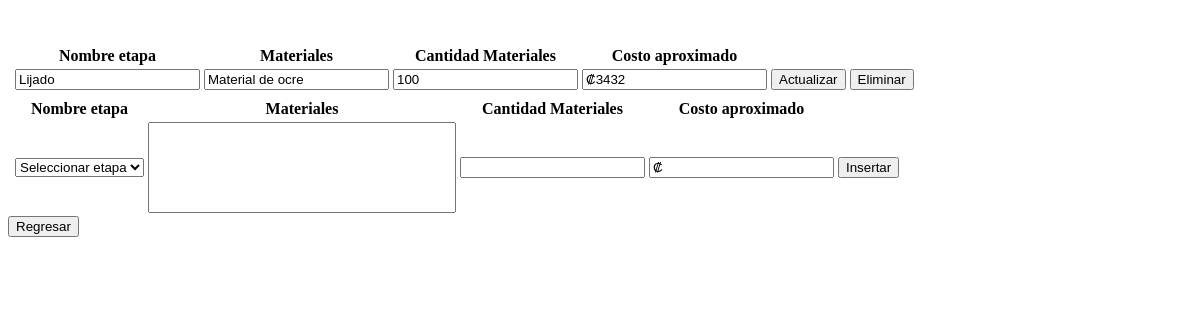
The page /view/ObraEtapaMaterialesView.php on the database as committed earlier.
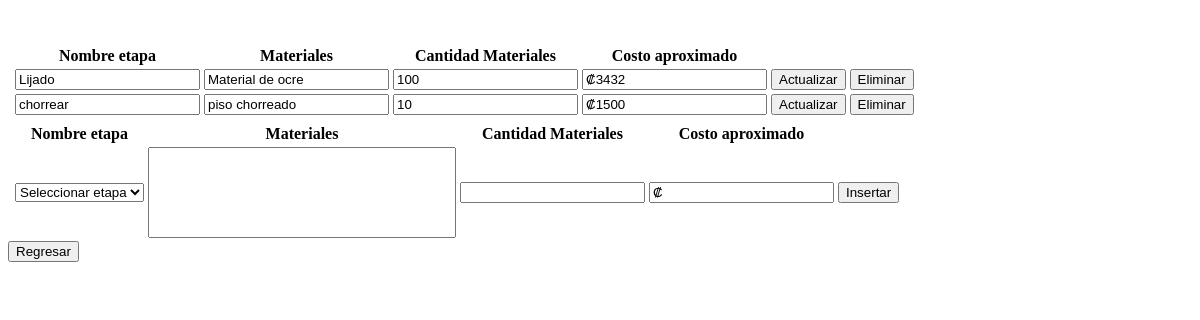
The same page on the database as committed later.
### tables this page shows
CREATE TABLE `tbobraetapamateriales` (
  `tbetapamaterialesid` int(11) NOT NULL,
  `tbetapaid` int(11) NOT NULL,
  `tbetapanombremateriales` varchar(1000) NOT NULL,
  `tbetapacantidad` int(11) NOT NULL,
  `tbetapacostoaproximado` int(11) NOT NULL
);

CREATE TABLE `tbobraetapa` (
  `tbobraetapaid` int(11) NOT NULL,
  `tbobraid` int(11) NOT NULL,
  `tbobraetapanombre` text NOT NULL,
  `tbobraetapadescricion` text NOT NULL,
  `tbobraetapaduracionaproximada` int(11) NOT NULL
);

### data/ObraEtapaMaterialesData.php (called while the page is built, shortened)
<?php
include '../domain/ObraEtapaMateriales.php';
class ObraEtapaMaterialesData extends Data {
    public function getAllObraEtapaMateriales() {
        $conn = mysqli_connect($this->server, $this->user, $this->password, $this->db);
        $conn->set_charset('utf8');
        $querySelect = "SELECT * FROM tbobraetapamateriales;";
        $result = mysqli_query($conn, $querySelect);
        $obraMateriales = [];
        while ($row = mysqli_fetch_array($result)) {
            $currentEtapa = new ObraEtapaMateriales($row['tbetapamaterialesid'], $row['tbetapaid'], $row['tbetapanombremateriales'], $row['tbetapacantidad'], $row['tbetapacostoaproximado']);
            array_push($obraMateriales, $currentEtapa);
        }
        return $obraMateriales;
    }
}

### business/ObraEtapaMaterialesBusiness.php (called while the page is built, shortened)
<?php
include '../data/ObraEtapaMaterialesData.php';
class ObraEtapaMaterialesBusiness {
    private $ObraEtapaMaterialesData;
    public function ObraEtapaMaterialesBusiness() {
        $this->ObraEtapaMaterialesData = new ObraEtapaMaterialesData();
    }
    public function getAllObraEtapaMateriales() {
        return $this->ObraEtapaMaterialesData->getAllObraEtapaMateriales();
    }
}

### data/ObraEtapaData.php (called while the page is built, shortened)
<?php
class ObraEtapaData extends Data {
    public function getNombreEtapa($idEtapa) {
        $conn = mysqli_connect($this->server, $this->user, $this->password, $this->db);
        $conn->set_charset('utf8');
        $querySelect = "SELECT 	tbobraetapanombre FROM tbobraetapa WHERE tbobraetapaid  = '". $idEtapa ."';";
        $result = mysqli_query($conn, $querySelect);
        $nombreEmpleado = "";
        while ($row = mysqli_fetch_array($result)) {
            $nombreEmpleado = $row['tbobraetapanombre'];
        }
        return $nombreEmpleado;
    }
}

### business/ObraEtapaBusiness.php (called while the page is built, shortened)
<?php
include '../data/ObraEtapaData.php';
class ObraEtapaBusiness {
    private $ObraEtapaData;
    public function ObraEtapaBusiness() {
        $this->ObraEtapaData = new ObraEtapaData();
    }
    public function getNombreEtapa($obraEtapaId)  {
        return $this->ObraEtapaData->getNombreEtapa($obraEtapaId) ;
    }
}

### domain/ObraEtapaMateriales.php (called while the page is built, shortened)
<?php
class ObraEtapaMateriales{
    private $obraEtapaMaterialesId;
    private $etapaNombreMateriales;
    private $etapaCantidad;
    private $etapaCostoAproximado;
    function ObraEtapaMateriales($obraEtapaMaterialesId, $etapaId,$etapaNombreMateriales, $etapaCantidad, $etapaCostoAproximado) {
        $this->obraEtapaMaterialesId = $obraEtapaMaterialesId;
        $this->etapaNombreMateriales = $etapaNombreMateriales;
        $this->etapaCantidad = $etapaCantidad;
        $this->etapaCostoAproximado = $etapaCostoAproximado;
    }
    function getObraEtapaMaterialesId() {
        return $this->obraEtapaMaterialesId;
    }
    function getEtapaNombreMateriales() {
        return $this->etapaNombreMateriales;
    }
    function getEtapaCantidad() {
        return $this->etapaCantidad;
    }
    function getEtapaCostoAproximado() {
        return $this->etapaCostoAproximado;
    }
}

### view/ObraEtapaMaterialesView.php (the view, shortened to what this page needs)
<!DOCTYPE html>
<html lang="en">
<head>
    <?php
    include '../business/ObraEtapaMaterialesBusiness.php';
    include '../business/ObraEtapaBusiness.php';
    ?>
</head>
<body>
    <section id="form">
        <table>
            <tr>
            <th> </th>
                <th>Nombre etapa</th>
                <th>Materiales</th>
                <th>Cantidad Materiales</th>
                <th>Costo aproximado</th>
            </tr>
            <tbody id=buscar>
                <?php
                $ObraEtapaMaterialesBusiness = new ObraEtapaMaterialesBusiness();
                $ObraEtapaBusiness = new ObraEtapaBusiness();
                $allObrasEtapaMateriales = $ObraEtapaMaterialesBusiness->getAllObraEtapaMateriales();
                foreach ($allObrasEtapaMateriales as $current) {
                    echo '<form method="post" enctype="multipart/form-data" action="../business/ObraEtapaMaterialesAction.php">';
                    echo '<td><input type="hidden" readonly name="etapamaterialid" id="etapamaterialid" value="' . $current->getObraEtapaMaterialesId(). '"/></td>';
                    echo '<td><input type="text" readonly name="nombreetapa" id="nombreetapa" value="' . $ObraEtapaBusiness->getNombreEtapa($current->getEtapaId()) .  '"/></td>';
                    echo '<td><input required type="text" name="nombrematerial" id="nombrematerial" value="' . $current->getEtapaNombreMateriales() . '"/></td>';
                    echo '<td><input required type="text" data-mask  ="####" name="cantidadmaterial" id="cantidadmaterial" value="' . $current->getEtapaCantidad() . '"/></td>';
                    echo '<td><input required type="text" data-mask  ="₡ #.##0,00" name="montoaproximado" id="montoaproximado" value="₡' . $current->getEtapaCostoAproximado() . '"/></td>';
                    echo '<td><input type="submit" value="Actualizar" name="actualizar" id="actualizar"/></td>';
                    echo '<td><button onclick="eliminarEtapaMaterial(' . $current->getObraEtapaMaterialesId() . ')">Eliminar</button></td>';
                    echo '</form>';
                }
                ?>
            </tbody>
            <table>
                <tr>
                    <th></th>
                </tr>
                <th></th>
                <th>Nombre etapa</th>
                <th>Materiales</th>
                <th>Cantidad Materiales</th>
                <th>Costo aproximado</th>
                <?php
                $nombreMaterial = "";
                $cantidadMaterial = "";
                $costoAproximado = "";
                ?>
                <form method="post" enctype="multipart/form-data" action="../business/ObraEtapaMaterialesAction.php">
                       <tr>
                       <td>
                    </td>
                        <td><select name="nombreetapa" id="" required>
                                <option value="">Seleccionar etapa</option>
                            </select>
                        </td>
                        <?php
                        echo '<td> <input required type="text" style="WIDTH: 300px; HEIGHT: 85px" name="materiales" id="materiales" value="' . $nombreMaterial . '"/></td>';
                        echo '<td><input required type="text" data-mask  ="0000" max="9999" name="cantidadmaterial" id="cantidadmaterial" value="' . $cantidadMaterial . '"/></td>';
                        echo '<td><input required type="text" data-mask  ="₡#.##0,00" name="costo" id="costo" value="₡ '.$costoAproximado.'"/></td>';
                        ?>
                        <td><input type="submit" value="Insertar" name="crear" id="crear" /></td>
                    </tr>
                </form>
            </table>
    </table>
    </section>
    <form action ="../business/HomeAction.php" method = "POST">
    <button type="submit" name="regresar"> Regresar</button>
    </form>
</body>
</html>

Rows that differ between the two databases and show on the page:
added tbobraetapamateriales: nombreetapa "chorrear", nombrematerial "piso chorreado", cantidadmaterial "10", montoaproximado "₡1500"
